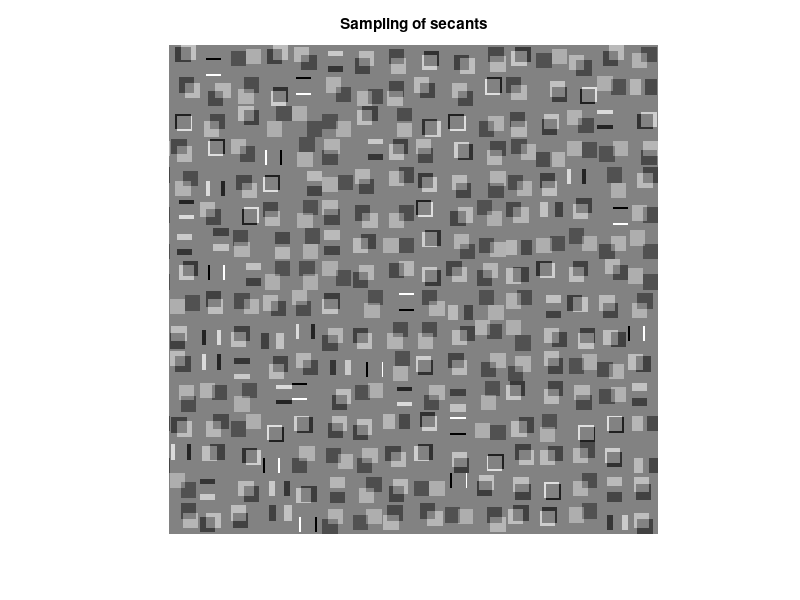

Reproduce this figure in MATLAB. (Note: this script raises an error after producing the figure.)
clear all
close all


addpath(genpath('minFunc'))
addpath('functions');

N = 16*16; %% Size of image. Make sure \sqrt{N} is an interger
siz = 8;%Size of squares. floor(sqrt(N)/2);
delta = 0.4;

%data generation
numSecants = 2500;
secants = zeros(N, numSecants);
[X, Y] = meshgrid(1:9, 1:9);
locStk = [X(:) Y(:)]';
locStk = locStk(:, randperm(size(locStk, 2)));
zz = nchoosek(randperm(size(locStk, 2)), 2)';

%%%Get a random sampling of secants from a translating square manifold
for kk=1:numSecants
    

    for qq=1:2
        tmp = zeros(sqrt(N));
        loc = locStk(:, zz(qq, kk));
        tmp(loc(1)+(0:siz-1), loc(2)+(0:siz-1)) = 1;
        Dpts(:, qq) = tmp(:);
    end
    
    tmp = (Dpts(:,1)-Dpts(:,2));
    secants(:, kk) = tmp/norm(tmp);
end


junk = randperm(numSecants); junk = junk(1:256);
montage(reshape(secants(:, junk), sqrt(N), sqrt(N), 1, []), 'DisplayRange', [min(secants(:)), max(secants(:))]);
title('Sampling of secants')
colormap jet
drawnow


%%%%%%%%%%%%%%%%%%%%%%%%%%%%%%%%
%%%%%Parameter setting
%%%%%%%%%%%%%%%%%%%%%%%%%%%%%%%%
opt.outer_iterations = 1000;

switch 'l-bfgs'
    case 'grad'
        opt.linear_solver = 'grad';
        opt.tau = 1e-1; % gradient step size
        opt.inner_iterations = 3;
        opt.beta1 = 1e-1; opt.beta2 = 1e-1; %penalty parameters
        opt.eta1 = 1; opt.eta2 = 1; %lagrangian update
    case 'cgs'
        opt.linear_solver = 'cgs';
        opt.linear_iterations = 10;
        opt.inner_iterations = 1;
        opt.beta1 = 1; opt.beta2 = 1; %penalty parameters
        opt.eta1 = 1.618; opt.eta2 = 1.618; %lagrangian update
    case 'l-bfgs'
        opt.linear_solver = 'l-bfgs';
        opt.linear_iterations = 10;
        opt.lbfgs_rank = 5;
        opt.inner_iterations = 1;
        opt.beta1 = 1; opt.beta2 = 1; %penalty parameters
        opt.eta1 = 1.618; opt.eta2 = 1.618; %lagrangian update
end
%%%%%%%%%%%%%%%%%%%%%%%%%%%%%%%%%%%%%
%%End parameters
%%%%%%%%%%%%%%%%%%%%%%%%%%%%%%%%%%%%%

fA = @(x) funA_secants_WY(x, secants);
fAT = @(x) funAT_secants_WY(x, secants);
[P, r_rank, L_k1, q_k1, Lambda_k1, w_k1] = NuMax(fA, fAT, ones(numSecants, 1), delta, opt);

[U, S, V] = svd(P);
r = rank(P);
U1 = U(:, 1:r);
U1 = (U1 - min(U1(:)))/(max(U1(:))-min(U1(:)));
montage(reshape(U1, sqrt(N), sqrt(N), 1, [])); colormap jet
title('Monatge of the measurement matrix')